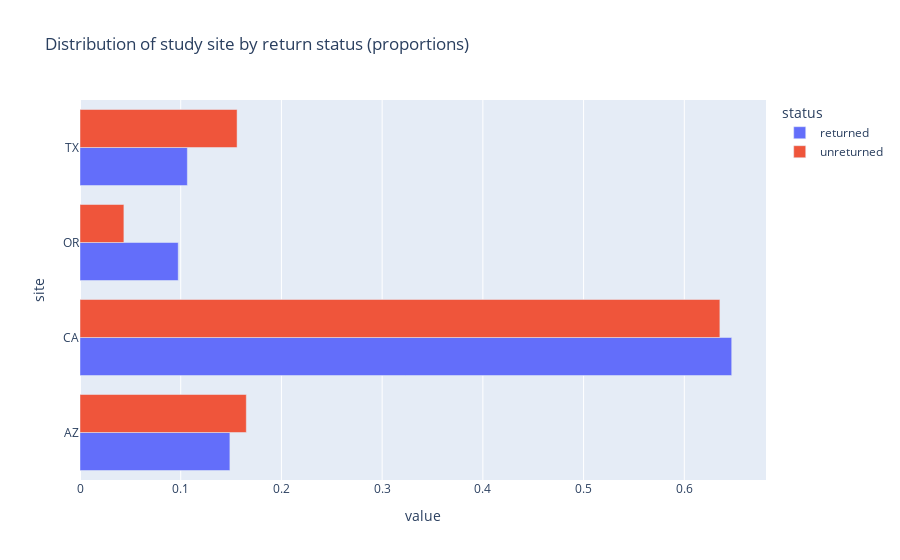
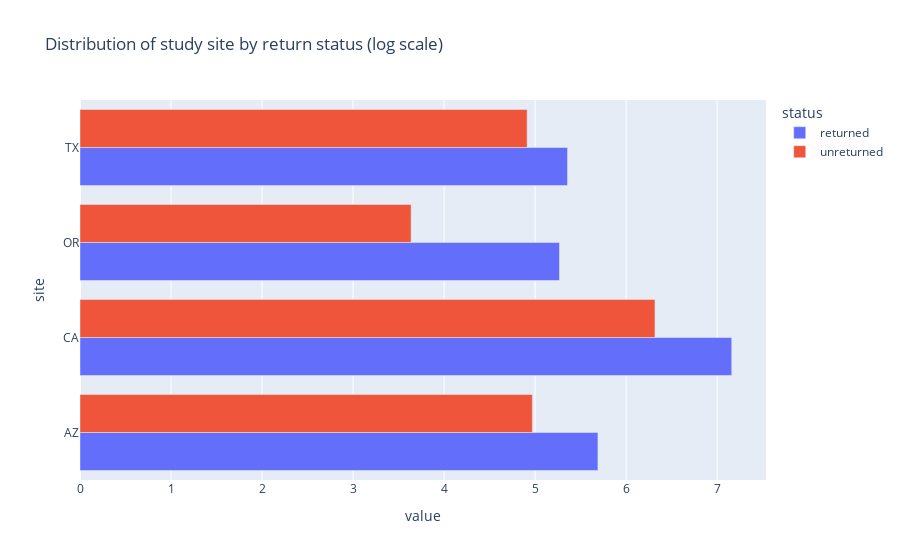

The notebook cell these images were saved under, in order:
### Code cell
# Plot observed distribution

fig = table.plot(kind='barh', title='Distribution of study site by return status (proportions)',
                 barmode='group')
fig.show()

fig = table_log.plot(kind='barh', title='Distribution of study site by return status (log scale)',
                 barmode='group')
fig.show()

### Figure 1 — Plotly figure (JSON) as saved in the notebook; plotly's stock layout.template omitted (floating-point values rounded to 4 significant figures)
{"data": [{"alignmentgroup": "True", "hovertemplate": "status=returned<br>value=%{x}<br>site=%{y}<extra></extra>", "legendgroup": "returned", "marker": {"color": "#636efa", "pattern": {"shape": ""}}, "name": "returned", "offsetgroup": "returned", "orientation": "h", "showlegend": true, "textposition": "auto", "type": "bar", "x": [0.1488, 0.6471, 0.09754, 0.1066], "xaxis": "x", "y": ["AZ", "CA", "OR", "TX"], "yaxis": "y"}, {"alignmentgroup": "True", "hovertemplate": "status=unreturned<br>value=%{x}<br>site=%{y}<extra></extra>", "legendgroup": "unreturned", "marker": {"color": "#EF553B", "pattern": {"shape": ""}}, "name": "unreturned", "offsetgroup": "unreturned", "orientation": "h", "showlegend": true, "textposition": "auto", "type": "bar", "x": [0.1651, 0.6353, 0.04358, 0.156], "xaxis": "x", "y": ["AZ", "CA", "OR", "TX"], "yaxis": "y"}], "layout": {"barmode": "group", "legend": {"title": {"text": "status"}, "tracegroupgap": 0}, "title": {"text": "Distribution of study site by return status (proportions)"}, "xaxis": {"anchor": "y", "domain": [0, 1], "title": {"text": "value"}}, "yaxis": {"anchor": "x", "domain": [0, 1], "title": {"text": "site"}}}}

### Figure 2 — Plotly figure (JSON) as saved in the notebook; plotly's stock layout.template omitted (floating-point values rounded to 4 significant figures)
{"data": [{"alignmentgroup": "True", "hovertemplate": "status=returned<br>value=%{x}<br>site=%{y}<extra></extra>", "legendgroup": "returned", "marker": {"color": "#636efa", "pattern": {"shape": ""}}, "name": "returned", "offsetgroup": "returned", "orientation": "h", "showlegend": true, "textposition": "auto", "type": "bar", "x": [5.69, 7.16, 5.268, 5.357], "xaxis": "x", "y": ["AZ", "CA", "OR", "TX"], "yaxis": "y"}, {"alignmentgroup": "True", "hovertemplate": "status=unreturned<br>value=%{x}<br>site=%{y}<extra></extra>", "legendgroup": "unreturned", "marker": {"color": "#EF553B", "pattern": {"shape": ""}}, "name": "unreturned", "offsetgroup": "unreturned", "orientation": "h", "showlegend": true, "textposition": "auto", "type": "bar", "x": [4.97, 6.317, 3.638, 4.913], "xaxis": "x", "y": ["AZ", "CA", "OR", "TX"], "yaxis": "y"}], "layout": {"barmode": "group", "legend": {"title": {"text": "status"}, "tracegroupgap": 0}, "title": {"text": "Distribution of study site by return status (log scale)"}, "xaxis": {"anchor": "y", "domain": [0, 1], "title": {"text": "value"}}, "yaxis": {"anchor": "x", "domain": [0, 1], "title": {"text": "site"}}}}
